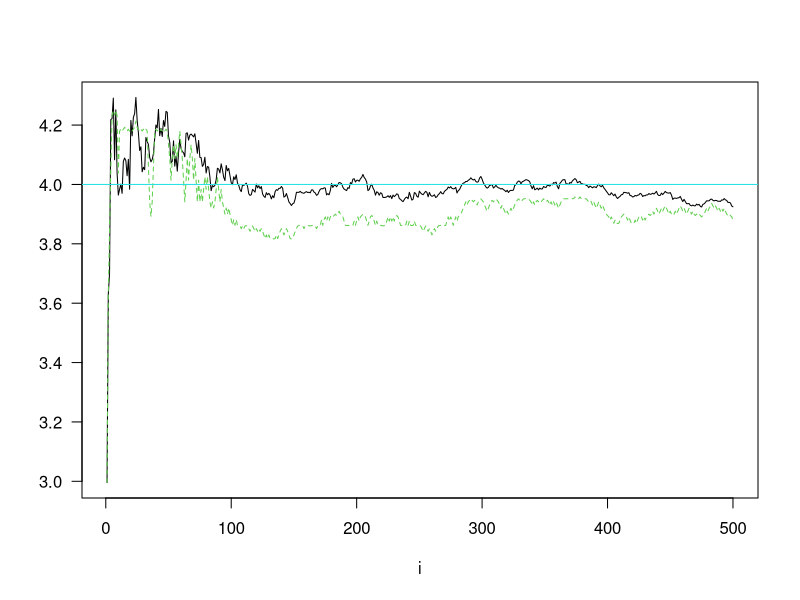
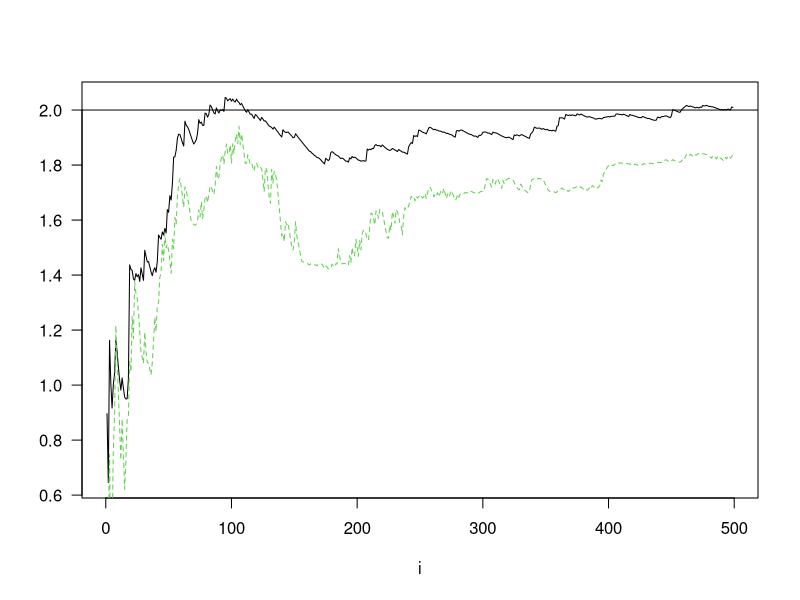

Generate these figures, in order, with R:
mi = 4; sigma = 2; N = 500
n = 1:N
set.seed(100)
X = rnorm(N, mi, sigma)
M = cumsum(X) / n

# liczymy mediany
# najpierw robimy miejsce czyli tworzymy wektor
mediany = c()
for (i in 1:N) mediany[i] = median(X[1:i])
# median to nazwa funkcji
odchylenia_std = c(); rozstepy = c()
# sd - liczy odchylenie standardowe
# IQR - oblicza rozstępy międzykwartylowe

# zaczynamy od 2 nie 1
for (i in 2:N) {
  odchylenia_std[i - 1] = sd(X[1:i])
  rozstepy[i-1] = IQR(X[1:i]) / 1.35 #IQR/sigma = 1,35
}

plot(M, type = 'l', xlab = 'i', ylab = ' ', las = 1)
# już nie plot tylko lines żeby było na jednym wykresie
lines(mediany, lty = 2, col = 3)
abline(h = mi, col = 13)

# wypełnia w kolejności col - kolumnowej, row - rzędy
# par(mfrow = c(w,k))
# par(mfcol = c(w,k))

plot(odchylenia_std, type='l', xlab='i', ylab=' ', las = 1)
lines(rozstepy, lty = 2, col = 3)
abline(h = sigma)
